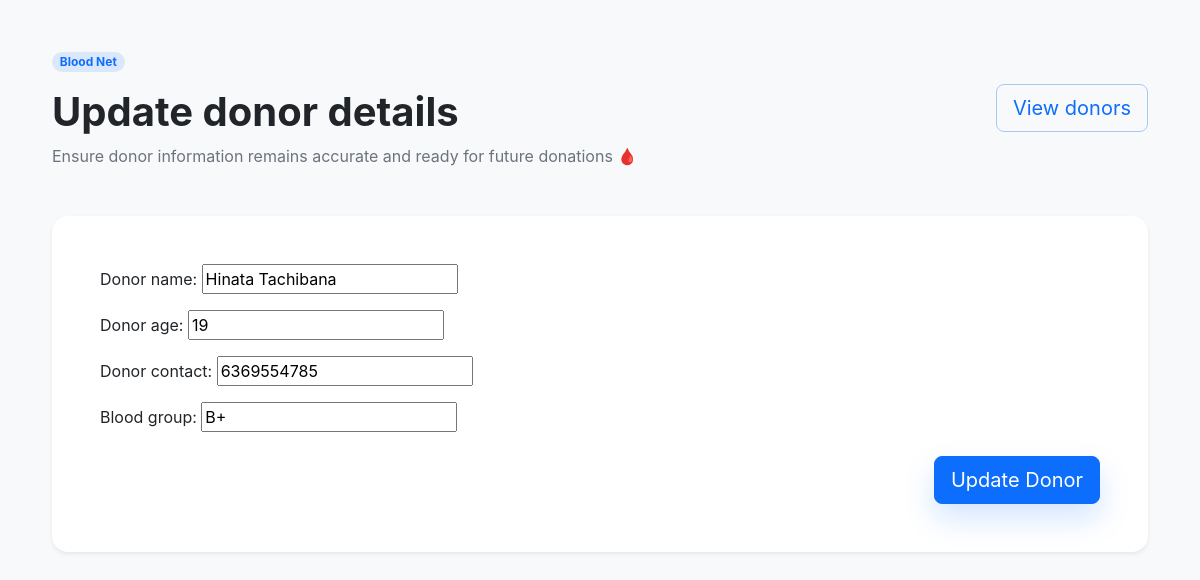
/donor/update/5/, run on the app's committed database.
### bloodnet/models.py (models this page shows, shortened)
class add_donors(models.Model):
    donor_name=models.CharField(max_length=100)
    donor_age=models.IntegerField(default=None)
    donor_contact=models.IntegerField(default=None)
    blood_group=models.CharField(max_length=10)

### bloodnet/views.py (the view, shortened to what this page needs)
# urls.py: path('update/<int:id>/',donor_update.as_view(),name='donor_update'),
class donor_update(View):
    def get(self,request,id):
        updated_donor=add_donors.objects.get(id=id)
        context={
            'donor_form':donor_form(instance=updated_donor),
            'page_titel':'Update donor details',
            'subtitle':'Ensure donor information remains accurate and ready for future donations 🩸 ',
            'button_text':'Update Donor'
        }
        return render(request,'donor_form.html',context)

### bloodnet/form.py
class donor_form(ModelForm):
    class Meta:
        model=add_donors
        fields='__all__'

### frontend/templates/donor_form.html (shortened to what this page needs)
{% load static %}
<!DOCTYPE html>
<html lang="en">
<head>
    <link href="https://cdn.jsdelivr.net/npm/bootstrap@5.3.2/dist/css/bootstrap.min.css" rel="stylesheet">
    <link rel="stylesheet" href="{% static 'frontend/styles.css' %}">
</head>
<body class="bg-light text-body">
    <div class="container py-5">
        <div class="d-flex flex-column flex-md-row align-items-start align-items-md-center justify-content-between gap-4 mb-5">
            <div>
                <span class="badge rounded-pill bg-primary bg-opacity-10 text-primary mb-3">Blood Net</span>
                <h1 class="display-6 fw-bold mb-2">{{page_titel}}</h1>
                <p class="text-secondary mb-0">{{subtitle}}</p>
            </div>
            <a href="/donor/view/" class="btn btn-outline-primary btn-lg">View donors</a>
        </div>
        <div class="card shadow-sm border-0">
            <div class="card-body p-4 p-lg-5">
                <form method="POST" novalidate>
                    <div class="mb-4">
                        {{ donor_form.as_p }}
                    </div>
                    <div class="d-flex justify-content-end mt-4">
                        <button type="submit" class="btn btn-primary btn-lg">{{button_text}}</button>
                    </div>
                </form>
            </div>
        </div>
    </div>
</body>
</html>

### frontend/static/frontend/styles.css (style rules this page uses)
:root { --bg: #f5f7fb; --surface: #ffffff; --text: #111827; --muted: #6b7280; --primary: #0d6efd; --border: #e5e7eb; --shadow: 0 18px 40px rgba(15, 23, 42, 0.08); }
body { background: var(--bg); color: var(--text); font-family: Inter, system-ui, sans-serif; }
.container { max-width: 1120px; }
.card { background: var(--surface); border: 1px solid var(--border); border-radius: 1rem; box-shadow: var(--shadow); }
.btn-primary { box-shadow: 0 14px 30px rgba(13, 110, 253, 0.18); }
.btn-outline-primary { border-color: rgba(13, 110, 253, 0.35); }
.text-secondary { color: var(--muted) !important; }
.badge.bg-primary { background-color: rgba(13, 110, 253, 0.12) !important; color: var(--primary) !important; }

### data on the page
add_donors: donor_name "Hinata Tachibana", donor_age "19", donor_contact "6369554785", blood_group "B+"

### other printed values
{{ page_titel }} "Update donor details"
{{ subtitle }} "Ensure donor information remains accurate and ready for future donations 🩸"
{{ button_text }} "Update Donor"
